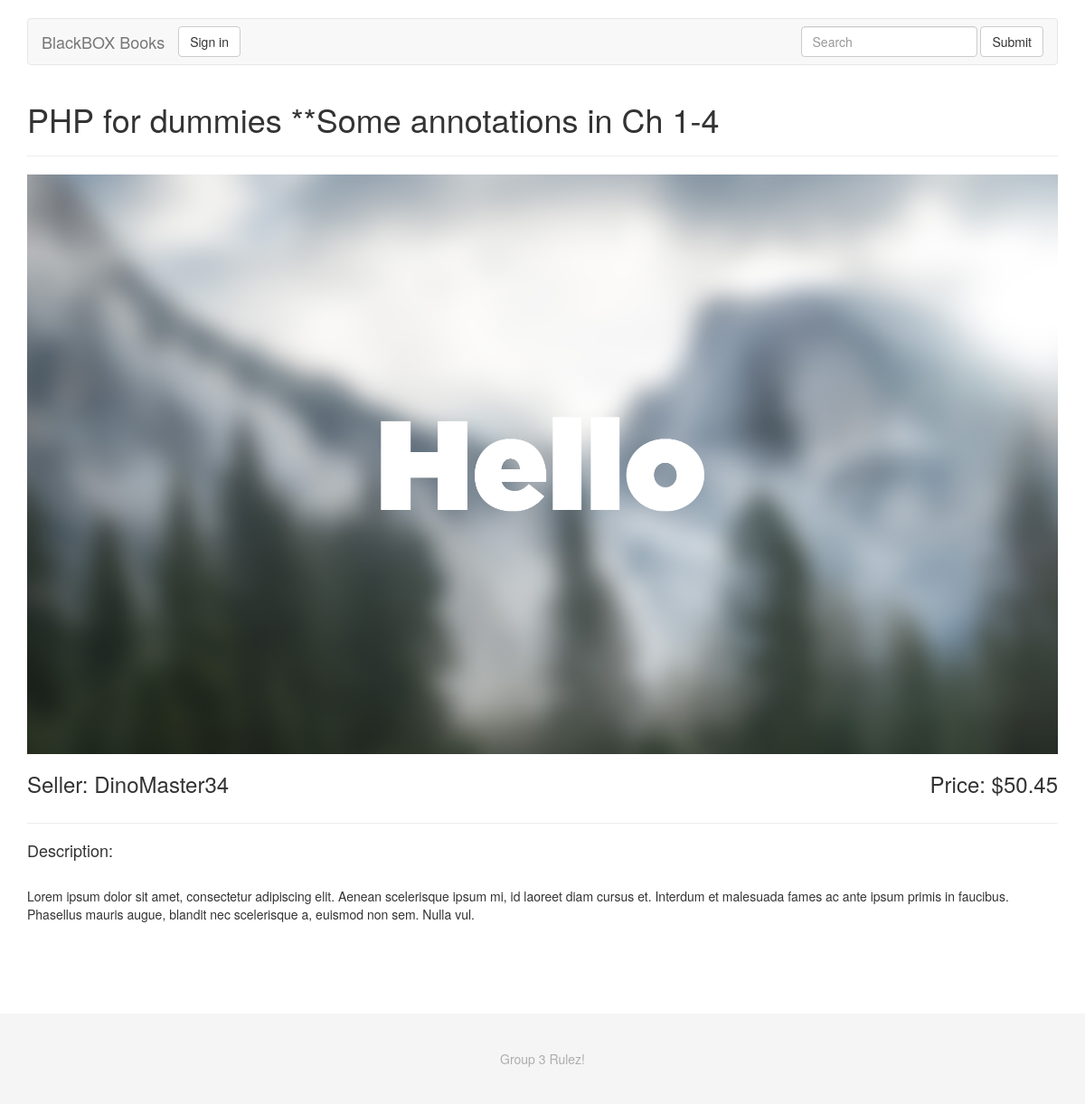
/PHP_src/product_page.php?id=60, run on the app's committed database.
### tables this page shows
CREATE TABLE `product` (
  `id` int(11) NOT NULL AUTO_INCREMENT,
  `prod_name` varchar(128) NOT NULL,
  `prod_desc` varchar(256) NOT NULL,
  `price` float NOT NULL DEFAULT '0',
  `user_id` int(11) NOT NULL,
  `sold` tinyint(4) NOT NULL DEFAULT '0',
  PRIMARY KEY (`id`),
  UNIQUE KEY `id_UNIQUE` (`id`)
);

CREATE TABLE `user` (
  `user_id` int(11) NOT NULL AUTO_INCREMENT,
  `username` varchar(45) NOT NULL,
  `password` varchar(45) NOT NULL,
  `credit_card` varchar(16) DEFAULT NULL,
  `first_name` varchar(45) DEFAULT NULL,
  `last_name` varchar(45) DEFAULT NULL,
  `street` varchar(45) DEFAULT NULL,
  `city` varchar(45) DEFAULT NULL,
  `state` varchar(45) DEFAULT NULL,
  `zip` varchar(45) DEFAULT NULL,
  PRIMARY KEY (`user_id`),
  UNIQUE KEY `username_UNIQUE` (`username`),
  UNIQUE KEY `credit_card_UNIQUE` (`credit_card`)
);

### PHP_src/get_products.php (called while the page is built, shortened)
<?php
	function productPageInfo($prodId){
		$productTable = "product";
		$userTable = "user";
		$con = dbConnect();
		$sql = "SELECT u.username, p.* FROM $productTable as p, $userTable as u WHERE u.user_id = p.user_id AND p.id = $prodId";
		$result = mysqli_query($con,$sql);
		if($result){
			$arr = array();
			while($row = mysqli_fetch_array($result)){
				$arr = array(
					'username' => $row['username'],
					'prod_name' => $row['prod_name'],
      				'prod_desc' => $row['prod_desc'],
      				'price' => $row['price'],
      				'user_id' => $row['user_id']
				);
			}
			return $arr;
		}
	}
?>

### PHP_src/product_page.php (the view, shortened to what this page needs)
<?php
	include_once 'header.php';
	include_once 'get_products.php';
	$prodId = $_GET['id'];
	$arr = productPageInfo($prodId);
?>
	<div class="product-page">
		<div class="product-header">
			<h1><?php echo $arr['prod_name']; ?></h1>
			<hr>
			<img src="img_default/default-prod.jpg" style="width:100%; height:100%;">
		</div>
		<div class="row">
			<div class="col-md-6">
				<h3>Seller: <a href="user_profile.php?id=<?php echo $arr['user_id']; ?>"><?php echo $arr['username']; ?></a></h3>
			</div>
			<div class="col-md-6 align-right">
				<h3>Price: $<?php echo $arr['price']; ?></h3>
			</div>
		</div>
		<hr>
		<h4>Description:</h4>
		<p><?php echo $arr['prod_desc']; ?></p>
	</div>
<?php include_once 'footer.php' ?>

### PHP_src/css/style.css (style rules this page uses)
body { padding-top: 20px; }
a { color: #333; }
.align-right { text-align: right; }
.product-page { margin: 40px 0px 100px 0px; }

### data on the page
product: prod_name "PHP for dummies **Some annotations in Ch 1-4", user.username "DinoMaster34", price "50.45", prod_desc "Lorem ipsum dolor sit amet, consectetur adipiscing elit. Aenean scelerisque ipsum mi, id laoreet diam cursus et. Interdum et malesuada fames ac ante ipsum primis in faucibus. Phasellus mauris augue, blandit nec scelerisque a, euismod non sem. Nulla vul."
